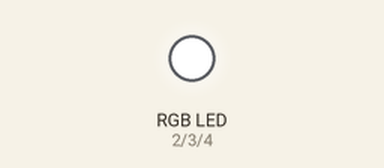
Simulated run of this sketch. Board: Arduino Uno, built with avr-gcc and run on an emulated ATmega328P. Shown: an RGB LED mixed from three pins (HIGH = lit).

Above: at 0.19 s.
At 0.9 s:
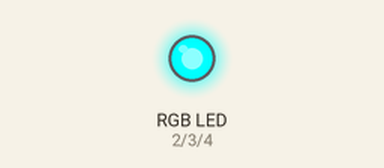
At 1.74 s:
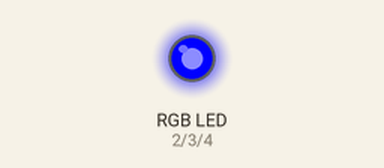
At 2.3 s:
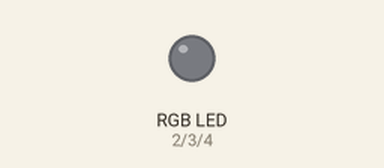
At 3.2 s:
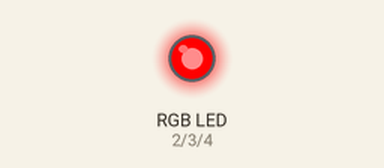
At 4.06 s:
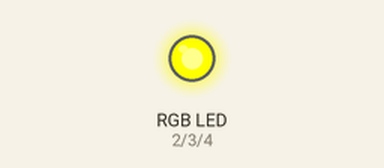
Timing chart, 0 to 6.0 s (numbered marks = the images above):
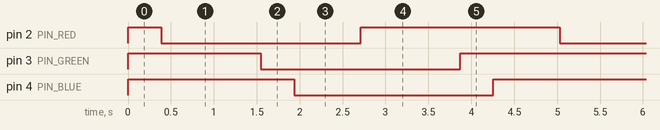

The sketch:

RGB.ino
```cpp
#define PIN_RED       2
#define PIN_GREEN     3
#define PIN_BLUE      4
#define DELAY_TIME    3

int red_value = 0;
int green_value = 0;
int blue_value = 0;

void setup() {
  pinMode(PIN_RED, OUTPUT);
  pinMode(PIN_GREEN, OUTPUT);
  pinMode(PIN_BLUE, OUTPUT);
}
void loop() {
//  if (red_value > 255) {
//    red_value = 0;
//  } else {
//    red_value += 1;
//  }
//
//  if (green_value > 255) {
//    green_value = 0;
//  } else {
//    green_value += 2;
//  }
//
//  if (blue_value > 255) {
//    blue_value = 0;
//  } else {
//    blue_value += 4;
//  }
//
//  RGB_color(red_value, green_value, blue_value);
//
//  delay(DELAY_TIME);

    for(red_value=0; red_value<255; red_value++) {
      RGB_color(red_value, green_value, blue_value);
      delay(DELAY_TIME);
    }
    for(green_value=0; green_value<255; green_value++) {
      RGB_color(red_value, green_value, blue_value);
      delay(DELAY_TIME);
    }
    for(blue_value=0; blue_value<255; blue_value++) {
      RGB_color(red_value, green_value, blue_value);
      delay(DELAY_TIME);
    }

    for(red_value=255; red_value>0; red_value--) {
      RGB_color(red_value, green_value, blue_value);
      delay(DELAY_TIME);
    }
    for(green_value=255; green_value>0; green_value--) {
      RGB_color(red_value, green_value, blue_value);
      delay(DELAY_TIME);
    }
    for(blue_value=255; blue_value>0; blue_value--) {
      RGB_color(red_value, green_value, blue_value);
      delay(DELAY_TIME);
    }

}
void RGB_color(int red_light_value, int green_light_value, int blue_light_value)
 {
  analogWrite(PIN_RED, 255 - red_light_value);
  analogWrite(PIN_GREEN, 255 - green_light_value);
  analogWrite(PIN_BLUE, 255 - blue_light_value);
}
```

Measured:
- by itself, pin 2 (PIN_RED), pin 3 (PIN_GREEN), pin 4 (PIN_BLUE): repeats every 4.6 s: LOW 2.3 s, HIGH 2.3 s
